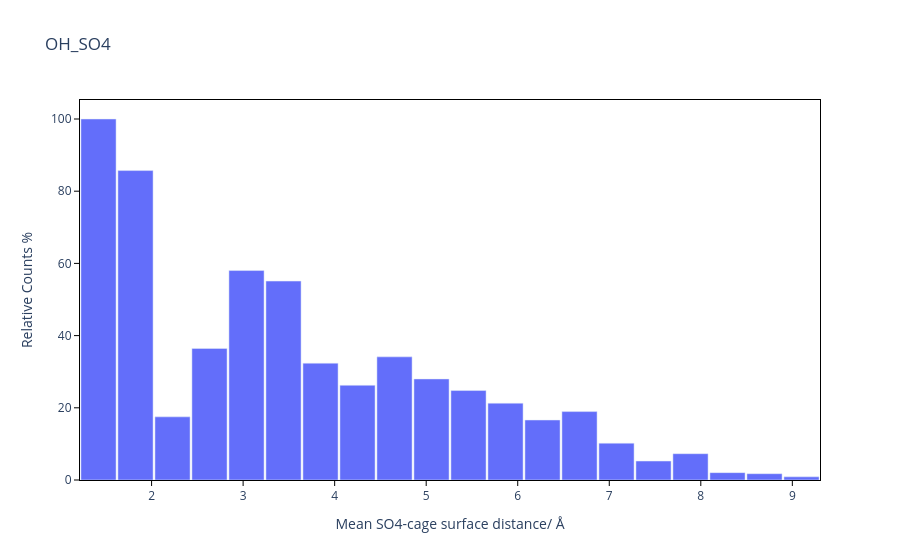

The code cell stored with this chart in its notebook:
### Code cell
# OH_SO4

def mean_counterion_to_cluster_distance(filename):

    atoms = read(filename)
    symbols = np.array(atoms.get_chemical_symbols())
    positions = atoms.get_positions()

    # Indices of PF6 phosphorus atoms
    P_indices = np.where(symbols == 'S')[0]

    if len(P_indices) == 0:
        raise ValueError("No phosphorus atoms found.")

    # Atoms to consider as cluster surface (exclude F and P)
    target_mask = (symbols != 'O') & (symbols != 'S')
    target_positions = positions[target_mask]

    min_distances = []

    for i in P_indices:
        P_pos = positions[i]

        dists = np.linalg.norm(target_positions - P_pos, axis=1)
        min_distances.append(dists.min())

    return float(np.mean(min_distances))

dist_list = []
energy_to_distance = {}
for idx in range(1, 2001):
    filename = f'./xtb_OH_SO4/{idx}/xtbopt.xyz'
    if os.path.exists(filename):
        with open(filename, 'r') as f:
            lines = f.readlines()
            second_line = lines[1].strip()
            energy_str = second_line.split()[1]  # second element after "energy:"
            energy = float(energy_str)
        mean_dist = mean_counterion_to_cluster_distance(filename) - 1.44
        dist_list.append(mean_dist)
        energy_to_distance[energy] = mean_dist

counts, bins = np.histogram(dist_list, bins=20)
counts_normalized = counts / counts.max() * 100
bin_centers = 0.5 * (bins[:-1] + bins[1:])

fig = px.bar(
    x=bin_centers,
    y=counts_normalized,
    labels={"x": "Mean SO4-cage surface distance/ Å", "y": "Relative Counts %"},
    title="OH_SO4"
)
fig.update_xaxes(
    ticks="outside",
    #ticklen=8,
    #tickwidth=2,
    tickcolor="black"
)

fig.update_yaxes(
    ticks="outside",
    #ticklen=8,
    #tickwidth=2,
    tickcolor="black"
)
fig.update_layout(
    bargap=0.05,
    plot_bgcolor="white",        # white background
    xaxis=dict(
        showgrid=True,           # subtle grid
        #gridcolor="lightgray",
        zeroline=False,
        linecolor="black",
        mirror=True              # borders on top/bottom
    ),
    yaxis=dict(
        showgrid=True,
        #gridcolor="lightgray",
        zeroline=False,
        linecolor="black",
        mirror=True              # borders left/right
    ),
)
fig.to_html('Ditribution_counterions_OH_SO4.html')
fig.show()

### Figure 1 — Plotly figure (JSON) as saved in the notebook; plotly's stock layout.template omitted (floating-point values rounded to 4 significant figures)
{"data": [{"alignmentgroup": "True", "hovertemplate": "Mean SO4-cage surface distance/ Å=%{x}<br>Relative Counts %=%{y}<extra></extra>", "legendgroup": "", "marker": {"color": "#636efa", "pattern": {"shape": ""}}, "name": "", "offsetgroup": "", "orientation": "v", "showlegend": false, "textposition": "auto", "type": "bar", "x": [1.42, 1.824, 2.228, 2.633, 3.037, 3.441, 3.845, 4.25, 4.654, 5.058, 5.462, 5.866, 6.271, 6.675, 7.079, 7.483, 7.887, 8.292, 8.696, 9.1], "xaxis": "x", "y": [100, 85.71, 17.49, 36.44, 58.02, 55.1, 32.36, 26.24, 34.11, 27.99, 24.78, 21.28, 16.62, 18.95, 10.2, 5.248, 7.289, 2.041, 1.749, 0.8746], "yaxis": "y"}], "layout": {"bargap": 0.05, "barmode": "relative", "legend": {"tracegroupgap": 0}, "plot_bgcolor": "white", "title": {"text": "OH_SO4"}, "xaxis": {"anchor": "y", "domain": [0, 1], "linecolor": "black", "mirror": true, "showgrid": true, "tickcolor": "black", "ticks": "outside", "title": {"text": "Mean SO4-cage surface distance/ Å"}, "zeroline": false}, "yaxis": {"anchor": "x", "domain": [0, 1], "linecolor": "black", "mirror": true, "showgrid": true, "tickcolor": "black", "ticks": "outside", "title": {"text": "Relative Counts %"}, "zeroline": false}}}
